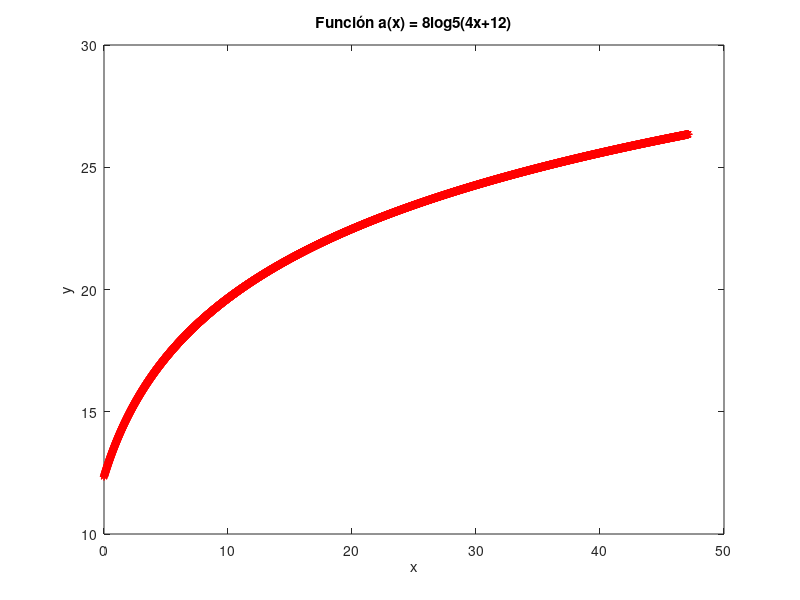
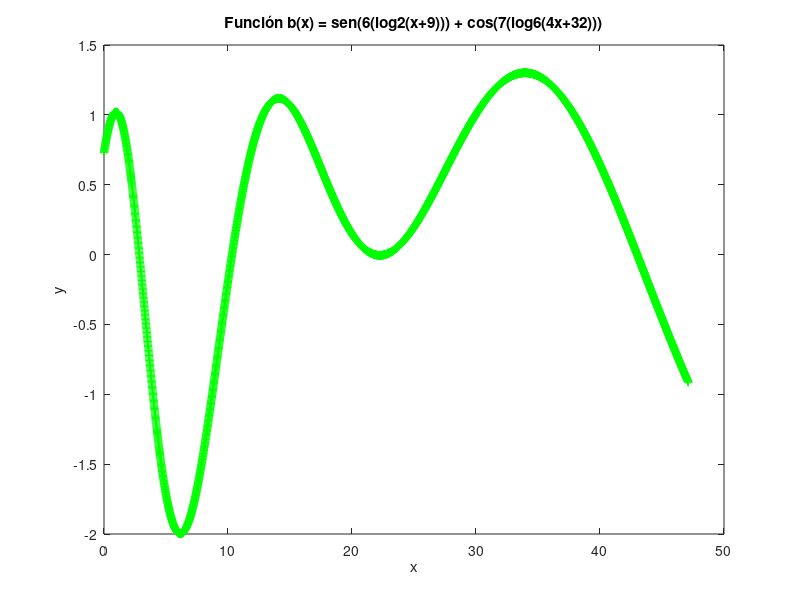
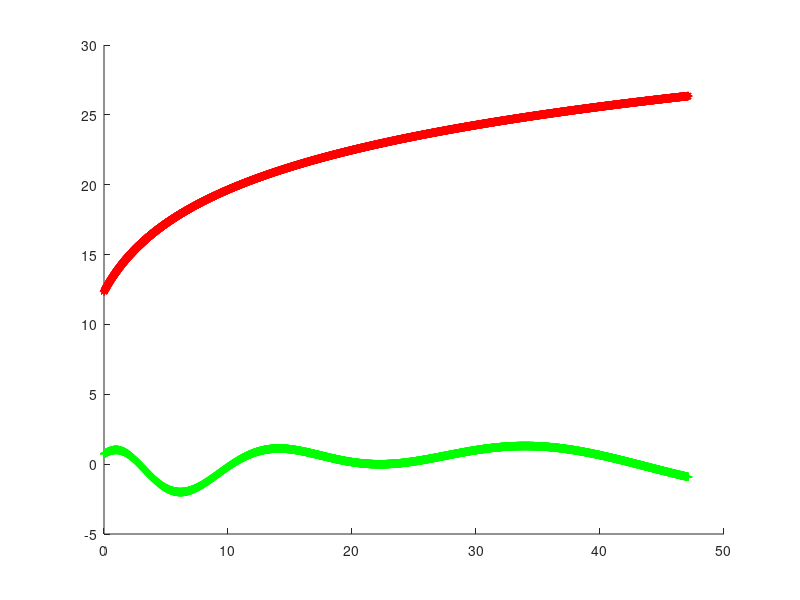
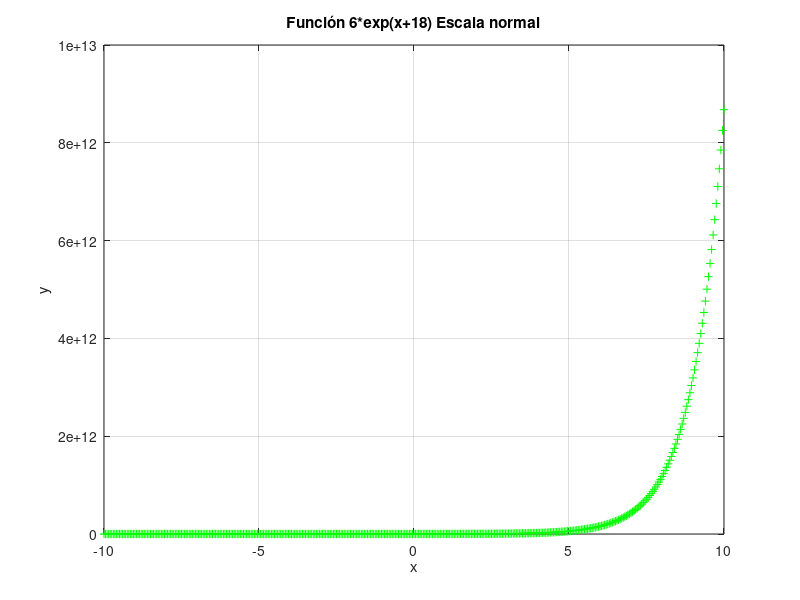

The MATLAB source for these figures, in order:
%Laboratorio 1 Modelacion y Simulacion 1-2020
%Integrantes: Maximiliano Arevalo - Benjamin Muñoz

%--------------------------Primera parte-------------------------
%Graficar las funciones por separado:

%a(x) = 8log5(4x+12) (en rojo con *) intervalo [0,15pi] espacio de 0.01
x1 = 0:0.01:15*pi;
a = 8*(log(4*x1+12)/log(5)); %se aplica la propiedad de logaritmo para obtener log5(x)

%Grafico de la primera funcion
figure
plot(x1,a,'r *');
title('Función a(x) = 8log5(4x+12)');
ylabel('y');
xlabel('x');
%plot(x1,a,'r *');


%b(x) = sen(6(log2(x+9))) + cos(7(log6(4x+32))) (en verde con +)
x2 = 0:0.01:15*pi;
b = sin(6*(log2(x2+9))) + cos(7*(log(4*x2+32)/log(6)));

%Grafico de la segunda funcion
figure
plot(x2,b,'g +');
title ('Función b(x) = sen(6(log2(x+9))) + cos(7(log6(4x+32)))');
ylabel('y');
xlabel('x');




%Ambos juntos
figure
hold on;
plot(x1,a,'r *');

plot(x2,b,'g +');

hold off;



%parte 2
%Escala normal
x3 = -10:0.05:10;
c = 6 * exp(x3+18);
figure
plot(x3,c,'g+');
title('Función 6*exp(x+18) Escala normal');
ylabel('y');
xlabel('x');
grid on;
%Escala logaritmica
figure
semilogy(x3,c,'r-');
title('Función 6*exp(x+18) Escala Logarítmica');
ylabel('y');
xlabel('x');
grid on;